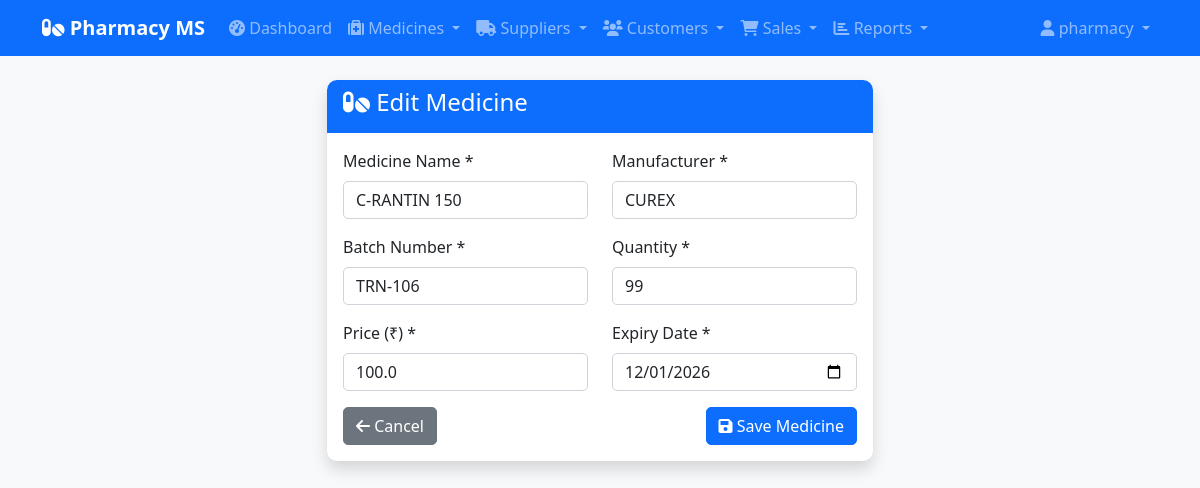
The page /medicines/2/edit/ (signed in) on the database its author committed.
### medicines/models.py (models this page shows, shortened)
class Medicine(models.Model):
    name = models.CharField(max_length=100)
    manufacturer = models.CharField(max_length=100)
    batch_no = models.CharField(max_length=50)
    quantity = models.PositiveIntegerField()
    price = models.FloatField()
    expiry_date = models.DateField()
    added_on = models.DateTimeField(auto_now_add=True)

### medicines/views.py (the view)
# urls.py: path('<int:pk>/edit/', views.medicine_update, name='medicine_update'),
@login_required
def medicine_update(request, pk):
    if request.user.profile.role == 'customer':
        from django.shortcuts import redirect
        return redirect('medicines:medicine_list')
    medicine = get_object_or_404(Medicine, pk=pk)
    if request.method == 'POST':
        form = MedicineForm(request.POST, instance=medicine)
        if form.is_valid():
            form.save()
            messages.success(request, 'Medicine updated successfully!')
            return redirect('medicines:medicine_detail', pk=pk)
    else:
        form = MedicineForm(instance=medicine)
    return render(request, 'medicines/medicine_form.html', {'form': form, 'medicine': medicine, 'title': 'Edit Medicine'})

### medicines/forms.py (shortened to what this page needs)
class MedicineForm(forms.ModelForm):
    class Meta:
        model = Medicine
        fields = ['name', 'manufacturer', 'batch_no', 'quantity', 'price', 'expiry_date']
        widgets = {
            'name': forms.TextInput(attrs={'class': 'form-control', 'placeholder': 'Enter medicine name'}),
            'manufacturer': forms.TextInput(attrs={'class': 'form-control', 'placeholder': 'Enter manufacturer'}),
            'batch_no': forms.TextInput(attrs={'class': 'form-control', 'placeholder': 'Enter batch number'}),
            'quantity': forms.NumberInput(attrs={'class': 'form-control', 'min': '0'}),
            'price': forms.NumberInput(attrs={'class': 'form-control', 'min': '0', 'step': '0.01'}),
            'expiry_date': forms.DateInput(attrs={'class': 'form-control', 'type': 'date'}),
        }

### templates/medicines/medicine_form.html (shortened to what this page needs)
{% extends 'base.html' %}
{% block content %}
<div class="row justify-content-center">
    <div class="col-md-8 col-lg-6">
        <div class="card shadow">
            <div class="card-header bg-primary text-white">
                <h4><i class="fas fa-pills"></i> {{ title }}</h4>
            </div>
            <div class="card-body">
                <form method="post">
                    <div class="row">
                        <div class="col-md-6 mb-3">
                            <label for="{{ form.name.id_for_label }}" class="form-label">Medicine Name *</label>
                            {{ form.name }}
                        </div>
                        <div class="col-md-6 mb-3">
                            <label for="{{ form.manufacturer.id_for_label }}" class="form-label">Manufacturer *</label>
                            {{ form.manufacturer }}
                        </div>
                    </div>
                    <div class="row">
                        <div class="col-md-6 mb-3">
                            <label for="{{ form.batch_no.id_for_label }}" class="form-label">Batch Number *</label>
                            {{ form.batch_no }}
                        </div>
                        <div class="col-md-6 mb-3">
                            <label for="{{ form.quantity.id_for_label }}" class="form-label">Quantity *</label>
                            {{ form.quantity }}
                        </div>
                    </div>
                    <div class="row">
                        <div class="col-md-6 mb-3">
                            <label for="{{ form.price.id_for_label }}" class="form-label">Price (₹) *</label>
                            {{ form.price }}
                        </div>
                        <div class="col-md-6 mb-3">
                            <label for="{{ form.expiry_date.id_for_label }}" class="form-label">Expiry Date *</label>
                            {{ form.expiry_date }}
                        </div>
                    </div>
                    <div class="d-flex justify-content-between">
                        <a href="{% url 'medicines:medicine_list' %}" class="btn btn-secondary">
                            <i class="fas fa-arrow-left"></i> Cancel
                        </a>
                        <button type="submit" class="btn btn-primary">
                            <i class="fas fa-save"></i> Save Medicine
                        </button>
                    </div>
                </form>
            </div>
        </div>
    </div>
</div>
{% endblock %}

### templates/base.html (shortened to what this page needs)
<!DOCTYPE html>
<html lang="en">
<head>
    <link href="https://cdn.jsdelivr.net/npm/bootstrap@5.1.3/dist/css/bootstrap.min.css" rel="stylesheet">
    <link href="https://cdnjs.cloudflare.com/ajax/libs/font-awesome/6.0.0/css/all.min.css" rel="stylesheet">
    {% load static %}
    <link rel="stylesheet" href="{% static 'css/style.css' %}">
</head>
<body>
    <nav class="navbar navbar-expand-lg navbar-dark bg-primary">
        <div class="container">
            <a class="navbar-brand" href="{% url 'reports:dashboard' %}">
                <i class="fas fa-pills"></i> Pharmacy MS
            </a>
            <div class="collapse navbar-collapse" id="navbarNav">
                <ul class="navbar-nav me-auto">
                    <li class="nav-item">
                        <a class="nav-link" href="{% url 'reports:dashboard' %}">
                            <i class="fas fa-tachometer-alt"></i> Dashboard
                        </a>
                    </li>
                    <li class="nav-item dropdown">
                        <a class="nav-link dropdown-toggle" href="#" id="medicinesDropdown" role="button" data-bs-toggle="dropdown">
                            <i class="fas fa-medkit"></i> Medicines
                        </a>
                    </li>
                    <li class="nav-item dropdown">
                        <a class="nav-link dropdown-toggle" href="#" id="suppliersDropdown" role="button" data-bs-toggle="dropdown">
                            <i class="fas fa-truck"></i> Suppliers
                        </a>
                    </li>
                    <li class="nav-item dropdown">
                        <a class="nav-link dropdown-toggle" href="#" id="customersDropdown" role="button" data-bs-toggle="dropdown">
                            <i class="fas fa-users"></i> Customers
                        </a>
                    </li>
                    <li class="nav-item dropdown">
                        <a class="nav-link dropdown-toggle" href="#" id="salesDropdown" role="button" data-bs-toggle="dropdown">
                            <i class="fas fa-shopping-cart"></i> Sales
                        </a>
                    </li>
                    <li class="nav-item dropdown">
                        <a class="nav-link dropdown-toggle" href="#" id="reportsDropdown" role="button" data-bs-toggle="dropdown">
                            <i class="fas fa-chart-bar"></i> Reports
                        </a>
                    </li>
                </ul>
                <ul class="navbar-nav">
                    <li class="nav-item dropdown">
                        <a class="nav-link dropdown-toggle" href="#" id="userDropdown" role="button" data-bs-toggle="dropdown">
                            <i class="fas fa-user"></i> {{ user.username }}
                        </a>
                    </li>
                </ul>
            </div>
        </div>
    </nav>
    <div class="container mt-4">
        {% block content %}{% endblock %}
    </div>
</body>
</html>

### static/css/style.css (style rules this page uses)
body { background-color: #f8f9fa; }
.navbar-brand { font-weight: bold; }
.card { border: none; border-radius: 10px; box-shadow: 0 2px 10px rgba(0,0,0,0.1); }
.card-header { border-radius: 10px 10px 0 0 !important; border: none; }
.btn { border-radius: 5px; }
.form-control, .form-select { border-radius: 5px; border: 1px solid #ced4da; }

### rows shown on the page
Medicine: name "C-RANTIN 150", manufacturer "CUREX", batch_no "TRN-106", quantity "99", price "100.0", expiry_date "12/01/2026"

### other values the page prints
{{ user.username }} "pharmacy"
{{ title }} "Edit Medicine"
